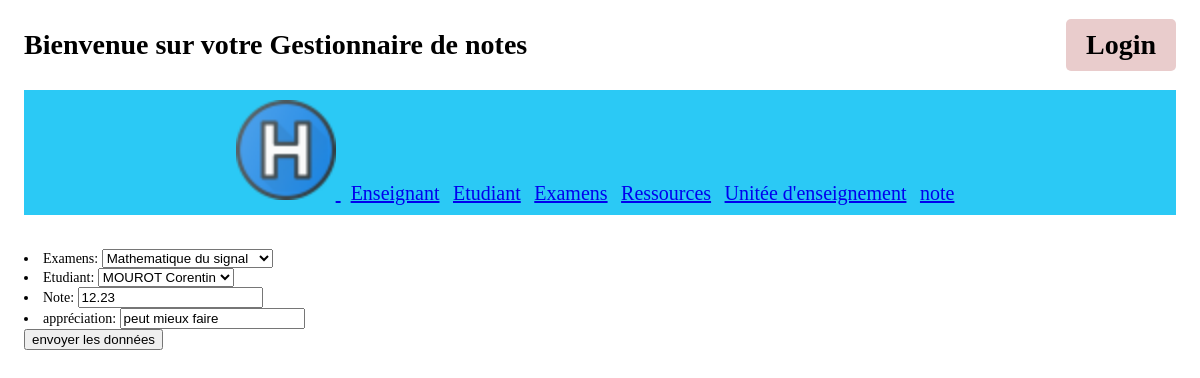
The page /gestionnote/updatenote/1 on the database its author committed.
### gestionnote/models.py (models this page shows, shortened)
class Note(models.Model): #déclare la classe Livre héritant de la classe Model, classe de base des modèles
    examens = models.ForeignKey("Examens", on_delete=models.CASCADE) # défini un champs de type texte de 100 caractères maximum
    etudiant = models.ForeignKey("etudiant", on_delete=models.CASCADE)
    note = models.FloatField(blank=False, max_length = 4) # champs de type date, pouvant être null ou ne pas être rempli
    appréciation = models.CharField(blank=True, max_length=1000) # champs de type entier devant être obligatoirement rempli

### gestionnote/views.py (the view)
# urls.py: path('updatenote/<int:id>', views.updatenote, name='update',),
def updatenote(request, id):
    note = get_object_or_404(models.Note, pk=id)
    form = NoteForm(instance=note)
    """
    if request.method == 'POST':
        form = LivreForm(instance=livre)
        if form.is_valid():
            form.save()
            return redirect('nom-de-la-page')
    """
    return render(request, 'gestionnote/updatenote.html', {'form': form, 'id': id})

### gestionnote/forms.py
class NoteForm(ModelForm):
    class Meta:
        model = models.Note
        fields = ('examens', 'etudiant', 'note', 'appréciation')
        labels = {
            'examens' : _('Examens'),
            'etudiant' : _('Etudiant'),
            'note' : _('Note'),
            'appréciation' : _('appréciation'),
        }

### gestionnote/models.py (called while the page is built)
    def __str__(self):
        return f"{self.titre}"

    def __str__(self):
        chaine = f"{self.nom} {self.prénom}"
        return chaine

### gestionnote/templates/gestionnote/updatenote.html (shortened to what this page needs)
{% extends 'gestionnote/main.html' %}
{% block content %}
    <form method="post" action="/gestionnote/traitementupdatenote/{{id}}">
    {{ form.as_ul }}
    <input type="submit" value="envoyer les données" />
{% endblock %}

### gestionnote/static/gestionnote/styles.css (style rules this page uses)
body { font-family: Arial, sans-serif; margin: 0 2%; padding: 0; font-family: "Raleway"; font-size: 14px; font-weight: 500; -webkit-font-smoothing: antialiased; }

### rows shown on the page
Note: examens "Mathematique du signal", etudiant "MOUROT Corentin", note "12.23", appréciation "peut mieux faire"
